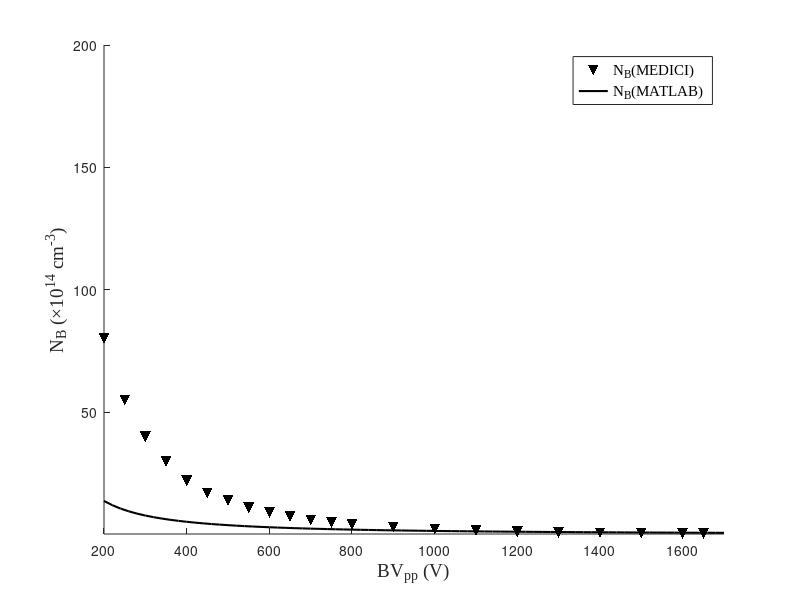
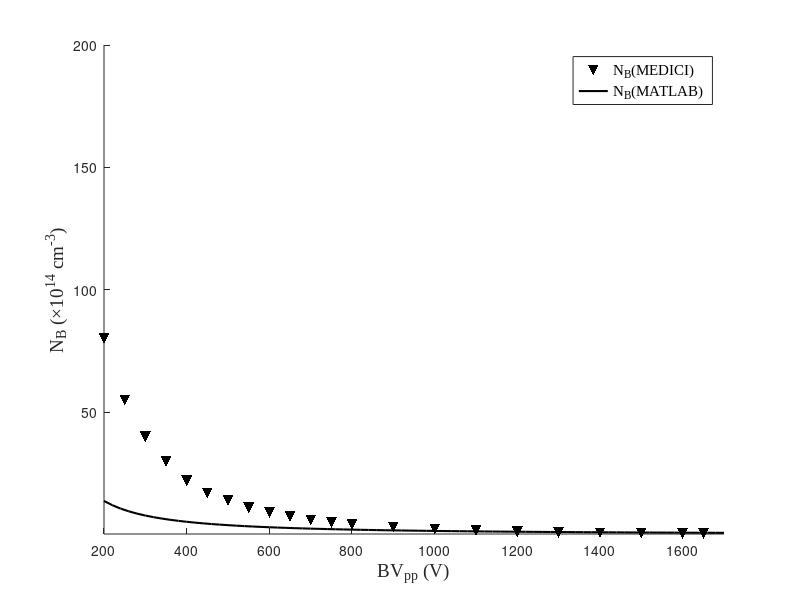

Write the MATLAB code that produced these figures, in order.
% 绘制N-BV关系图 - 最终优化版
% 计算范围200-1700V，使用线性坐标，优化布局

%% 常量定义
global a_n b_n a_p b_p q eps0 eps_r eps_s;
a_n = 7.03e5;        % cm^-1
b_n = 1.231e6;       % V/cm
a_p = 1.582e6;       % cm^-1
b_p = 2.036e6;       % V/cm
q = 1.602e-19;       % C
eps0 = 8.854e-14;    % F/cm
eps_r = 11.7;
eps_s = eps0 * eps_r;

%% 计算电子电离系数
function an = alpha_n(E)
global a_n b_n;
E = max(E, 1e-12);
an = a_n * exp(-b_n ./ E);
end

%% 计算空穴电离系数
function ap = alpha_p(E)
global a_p b_p;
E = max(E, 1e-12);
ap = a_p * exp(-b_p ./ E);
end

%% 计算电离积分
function I = ionization_integral_for_W(W_cm, BV, grid_points)
x = linspace(0, W_cm, grid_points)';
E = 2.0 * BV * (W_cm - x) / (W_cm^2);
an = alpha_n(E);
an = an(:);
diff = an - alpha_p(E);
diff = diff(:);
S = cumtrapz(x, diff);
S = S(:);
if length(S) < length(x)
    S = [0; S];
end
S = S(1:length(an));
integrand = an .* exp(-S);
I = trapz(x, integrand);
end

%% 求解给定BV下的W
function W = solve_W_for_BV(BV, Wmin_cm, Wmax_cm, grid_points)
f = @(W) ionization_integral_for_W(W, BV, grid_points) - 1.0;
W = fzero(f, [Wmin_cm, Wmax_cm]);
end

%% 计算所有BV对应的W和N
function [BV, W_cm, N] = compute_all(BV_list, grid_points)
global eps_s q;
W_solutions = [];
N_solutions = [];

for i = 1:length(BV_list)
    current_BV = BV_list(i);
    % 使用Fulop近似作为初始猜测
    W_fulop_um = 0.0257 * (current_BV^(7.0/6.0));
    W_guess_cm = W_fulop_um * 1e-4;
    Wmin = max(1e-6, W_guess_cm * 0.2);
    Wmax = max(Wmin*10, W_guess_cm * 4.0);

    try
        W = solve_W_for_BV(current_BV, Wmin, Wmax, grid_points);
    catch
        W = solve_W_for_BV(current_BV, Wmin*0.05, Wmax*20, grid_points);
    end

    N_val = 2.0 * eps_s * current_BV / (q * W^2);
    W_solutions = [W_solutions, W];
    N_solutions = [N_solutions, N_val];
end

BV = BV_list;
W_cm = W_solutions;
N = N_solutions;
end

%% 计算200-1700V范围内的数据
fprintf('计算BV范围200-1700V的数据...\n');
grid_points = 20000;
BV_list = linspace(200, 1700, 76);  % 200-1700V，步长20V

[BV_matlab, W_cm, N] = compute_all(BV_list, grid_points);
N_matlab = N / 1e14;  % 转换为×10^14 cm^-3

%% 模拟Medici仿真数据
BV_medici = [200, 250, 300, 350, 400, 450, 500, 550, 600, 650, 700, 750, 800, 900, 1000, 1100, 1200, 1300, 1400, 1500, 1600, 1650];
N_medici = [80, 55, 40, 30, 22, 17, 14, 11, 9, 7.5, 6, 5, 4.2, 3, 2.2, 1.6, 1.2, 0.9, 0.7, 0.55, 0.45, 0.4];

%% 创建图形 - 优化布局
figure('Position', [100, 100, 800, 600], 'Color', 'white');

% 先创建坐标轴并设置Y轴为对数坐标
ax = axes;
set(ax, 'YScale', 'log');
set(ax, 'Box', 'on');
set(ax, 'XGrid', 'off');
set(ax, 'YGrid', 'off');
set(ax, 'LineWidth', 1);
set(ax, 'FontSize', 12);
set(ax, 'FontName', 'Times New Roman');

% Medici仿真数据 - 倒三角散点（黑色）
scatter(BV_medici, N_medici, 60, 'k', 'v', 'filled', 'DisplayName', 'N_B(MEDICI)');
hold on;

% MATLAB计算结果 - 黑色连续曲线
plot(BV_matlab, N_matlab, 'k-', 'LineWidth', 1.5, 'DisplayName', 'N_B(MATLAB)');

hold off;

% 设置坐标轴标签
xlabel('BV_{pp} (V)', 'FontSize', 14, 'FontName', 'Times New Roman');
ylabel('N_B (×10^{14} cm^{-3})', 'FontSize', 14, 'FontName', 'Times New Roman');

% 设置坐标轴范围（对数坐标）
xlim([200, 1700]);
% Y轴对数坐标范围
ylim([0.3, 200]);

% 设置图例（右上角）
legend('Location', 'northeast', 'FontSize', 11, 'FontName', 'Times New Roman');

%% 保存图片
plot_dir = 'd:\micro_courseDesign\plot';
if ~exist(plot_dir, 'dir')
    mkdir(plot_dir);
end

% 保存为PNG (高分辨率)
print(gcf, fullfile(plot_dir, 'N_BV.png'), '-dpng', '-r300');
% 保存为JPG
print(gcf, fullfile(plot_dir, 'N_BV.jpg'), '-djpeg', '-r300');

fprintf('\n图片已保存到: %s\n', plot_dir);
fprintf('  - N_BV.png\n');
fprintf('  - N_BV.jpg\n');
fprintf('计算范围: %d-%dV，共%d个数据点\n', min(BV_matlab), max(BV_matlab), length(BV_matlab));
